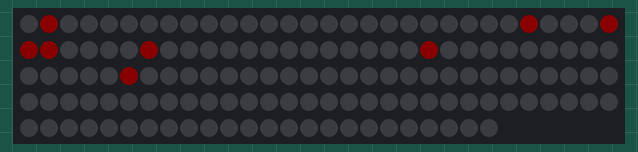
This sketch was run on a simulated Arduino Uno, built with avr-gcc and run on an emulated ATmega328P. Parts: 144 RGB LEDs in strip order, left to right, continuing on the next row. Dim RGB values are drawn brighter than linear.

Above: at 0.1 s.

The sketch:

led-test.ino
```cpp
#include <Adafruit_NeoPixel.h>
#ifdef __AVR__
#include <avr/power.h>
#endif

#define PIN 6

// Parameter 1 = number of pixels in strip
// Parameter 2 = Arduino pin number (most are valid)
// Parameter 3 = pixel type flags, add together as needed:
//   NEO_KHZ800  800 KHz bitstream (most NeoPixel products w/WS2812 LEDs)
//   NEO_KHZ400  400 KHz (classic 'v1' (not v2) FLORA pixels, WS2811 drivers)
//   NEO_GRB     Pixels are wired for GRB bitstream (most NeoPixel products)
//   NEO_RGB     Pixels are wired for RGB bitstream (v1 FLORA pixels, not v2)
Adafruit_NeoPixel strip = Adafruit_NeoPixel(144, PIN, NEO_GRB + NEO_KHZ800);

// IMPORTANT: To reduce NeoPixel burnout risk, add 1000 uF capacitor across
// pixel power leads, add 300 - 500 Ohm resistor on first pixel's data input
// and minimize distance between Arduino and first pixel.  Avoid connecting
// on a live circuit...if you must, connect GND first.

void setup() {
  // put your setup code here, to run once:
  pinMode(A0, INPUT);
  Serial.begin(9600);
  strip.begin();
  strip.show(); // Initialize all pixels to 'off'
  strip.setBrightness(10 ); //normally 5 for filming
}

void loop() {
  // put your main code here, to run repeatedly:

  strip.setPixelColor(1, 255, 0, 0);
  strip.setPixelColor(25, 255, 0, 0);
  strip.setPixelColor(29, 255, 0, 0);
  strip.setPixelColor(30, 255, 0, 0);
  strip.setPixelColor(31, 255, 0, 0);
  strip.setPixelColor(36, 255, 0, 0);
  strip.setPixelColor(50, 255, 0, 0);
  strip.setPixelColor(65, 255, 0, 0);
  strip.show();

}
```
